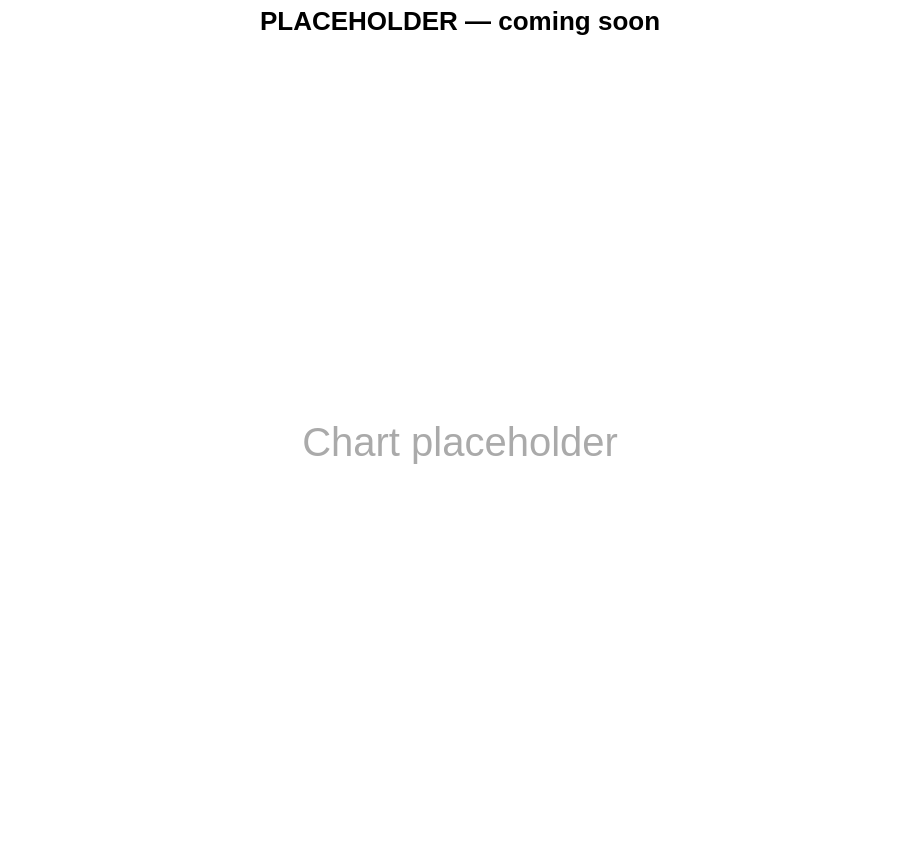

Here is the Vega-Lite specification saved for this chart:
### Vega-Lite specification from a JSON file in a GitHub repository (floating-point values rounded to 4 significant figures)
{"$schema": "https://vega.github.io/schema/vega-lite/v5.json", "width": 450, "height": 400, "title": {"text": "PLACEHOLDER — coming soon"}, "data": {"values": [{}]}, "mark": {"type": "text", "fontSize": 20, "color": "#aaa"}, "encoding": {"text": {"value": "Chart placeholder"}}}
